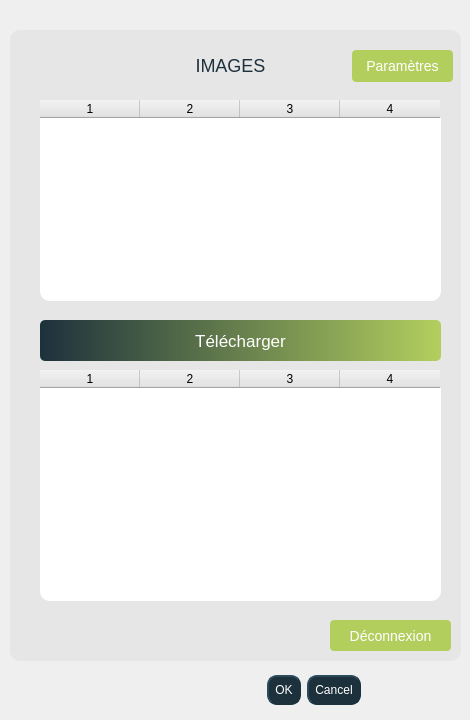
   <widget class="QWidget" name="tabWidgetPage5">
    <attribute name="title">
     <string>Images</string>
    </attribute>
    <widget class="QFrame" name="list_img_container">
     <property name="geometry">
      <rect>
       <x>10</x>
       <y>30</y>
       <width>451</width>
       <height>631</height>
      </rect>
     </property>
     <property name="font">
      <font>
       <pointsize>10</pointsize>
      </font>
     </property>
     <property name="styleSheet">
      <string notr="true">QFrame {
   border: none;
	border-radius:10px;
	border-color: rgb(22, 36, 45);
	background-color:rgb(230, 230, 230);
	box-shadow: 8px 7px 7px 8px #FF927B;
}

QLabel {
	color: #ff927b;
	font-size: 18px;
	font: &quot;Poppins&quot;;
}

QTableWidget {
	background-color: #ffffff;
}

QLineEdit:hover {
	border: 3px solid #2D2D35;
}

QPushButton {
	border: none;
	border-radius: 4px;
	background-color: rgb(178,207,94);
	color: #ffffff;
	font-size: 14px;
	font-family: 'Poppins';
}

QPushButton:hover {
	background-color: rgb(29,49,60);
}</string>
     </property>
     <property name="frameShape">
      <enum>QFrame::StyledPanel</enum>
     </property>
     <property name="frameShadow">
      <enum>QFrame::Raised</enum>
     </property>
     <widget class="QLabel" name="title_4">
      <property name="geometry">
       <rect>
        <x>130</x>
        <y>20</y>
        <width>181</width>
        <height>31</height>
       </rect>
      </property>
      <property name="font">
       <font>
        <pointsize>-1</pointsize>
        <weight>50</weight>
        <italic>false</italic>
        <bold>false</bold>
       </font>
      </property>
      <property name="styleSheet">
       <string notr="true">color: rgb(29, 49, 60);
font: &quot;Poppins&quot;;</string>
      </property>
      <property name="text">
       <string>IMAGES</string>
      </property>
      <property name="alignment">
       <set>Qt::AlignCenter</set>
      </property>
     </widget>
     <widget class="QTableWidget" name="available_imgs">
      <property name="geometry">
       <rect>
        <x>30</x>
        <y>70</y>
        <width>401</width>
        <height>201</height>
       </rect>
      </property>
      <property name="styleSheet">
       <string notr="true">QTableWidget :{border-color: rgb(22, 36, 45);}
</string>
      </property>
      <property name="columnCount">
       <number>4</number>
      </property>
      <column/>
      <column/>
      <column/>
      <column/>
     </widget>
     <widget class="QTableWidget" name="downloaded_imgs">
      <property name="geometry">
       <rect>
        <x>30</x>
        <y>340</y>
        <width>401</width>
        <height>231</height>
       </rect>
      </property>
      <property name="columnCount">
       <number>4</number>
      </property>
      <column/>
      <column/>
      <column/>
      <column/>
     </widget>
     <widget class="QPushButton" name="download">
      <property name="geometry">
       <rect>
        <x>30</x>
        <y>290</y>
        <width>401</width>
        <height>41</height>
       </rect>
      </property>
      <property name="cursor">
       <cursorShape>PointingHandCursor</cursorShape>
      </property>
      <property name="styleSheet">
       <string notr="true">

QPushButton{
background-color: qlineargradient(spread:pad, x1:0, y1:0, x2:1, y2:0, stop:0 rgba(29, 49, 60, 255), stop:1 rgba(178, 207, 94, 255));

font: &quot;Poppins&quot; ;
font :17px;
color: #fff;
border-radius: 5px;
}


QPushButton::hover{
background-color: qlineargradient(spread:pad, x1:0.926108, y1:0.159, x2:0.0640394, y2:0.0568182, stop:0 rgba(29, 49, 60, 255), stop:1 rgba(178, 207, 94, 255))}</string>
      </property>
      <property name="text">
       <string>Télécharger</string>
      </property>
     </widget>
     <widget class="QPushButton" name="settings">
      <property name="geometry">
       <rect>
        <x>342</x>
        <y>20</y>
        <width>101</width>
        <height>32</height>
       </rect>
      </property>
      <property name="cursor">
       <cursorShape>PointingHandCursor</cursorShape>
      </property>
      <property name="text">
       <string>Paramètres</string>
      </property>
     </widget>
     <widget class="QPushButton" name="pushButton">
      <property name="geometry">
       <rect>
        <x>320</x>
        <y>590</y>
        <width>121</width>
        <height>31</height>
       </rect>
      </property>
      <property name="cursor">
       <cursorShape>PointingHandCursor</cursorShape>
      </property>
      <property name="text">
       <string>Déconnexion</string>
      </property>
     </widget>
    </widget>
    <widget class="QDialogButtonBox" name="ok_cancel_5">
     <property name="geometry">
      <rect>
       <x>120</x>
       <y>670</y>
       <width>241</width>
       <height>41</height>
      </rect>
     </property>
     <property name="cursor">
      <cursorShape>PointingHandCursor</cursorShape>
     </property>
     <property name="styleSheet">
      <string notr="true"> background-color: rgb(29,49,60);
 color: rgb(255,255,255);
   border-style: outset;
    border-width: 2px;
    border-radius: 10px;
    border-color: rgb(29,49,60);
    min-width: 5em;
   font: 15pt &quot;.AppleSystemUIFont&quot;;
    padding: 6px;
</string>
     </property>
     <property name="orientation">
      <enum>Qt::Horizontal</enum>
     </property>
     <property name="standardButtons">
      <set>QDialogButtonBox::Cancel|QDialogButtonBox::Ok</set>
     </property>
    </widget>
   </widget>
